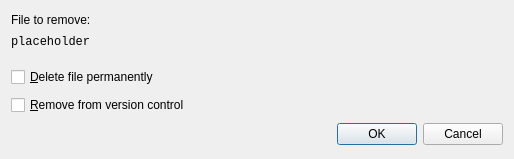
<?xml version="1.0" encoding="UTF-8"?>
<ui version="4.0">
 <class>Utils::RemoveFileDialog</class>
 <widget class="QDialog" name="Utils::RemoveFileDialog">
  <property name="geometry">
   <rect>
    <x>0</x>
    <y>0</y>
    <width>514</width>
    <height>159</height>
   </rect>
  </property>
  <property name="sizePolicy">
   <sizepolicy hsizetype="Preferred" vsizetype="Fixed">
    <horstretch>0</horstretch>
    <verstretch>0</verstretch>
   </sizepolicy>
  </property>
  <property name="windowTitle">
   <string>Remove File</string>
  </property>
  <layout class="QVBoxLayout" name="verticalLayout">
   <item>
    <widget class="QLabel" name="fileToDeleteLabel">
     <property name="sizePolicy">
      <sizepolicy hsizetype="Preferred" vsizetype="Fixed">
       <horstretch>0</horstretch>
       <verstretch>0</verstretch>
      </sizepolicy>
     </property>
     <property name="text">
      <string>File to remove:</string>
     </property>
    </widget>
   </item>
   <item>
    <widget class="QLabel" name="fileNameLabel">
     <property name="sizePolicy">
      <sizepolicy hsizetype="Preferred" vsizetype="Fixed">
       <horstretch>0</horstretch>
       <verstretch>0</verstretch>
      </sizepolicy>
     </property>
     <property name="font">
      <font>
       <family>Courier New</family>
      </font>
     </property>
     <property name="text">
      <string notr="true">placeholder</string>
     </property>
     <property name="wordWrap">
      <bool>true</bool>
     </property>
    </widget>
   </item>
   <item>
    <spacer name="verticalSpacer">
     <property name="orientation">
      <enum>Qt::Vertical</enum>
     </property>
     <property name="sizeType">
      <enum>QSizePolicy::Fixed</enum>
     </property>
     <property name="sizeHint" stdset="0">
      <size>
       <width>20</width>
       <height>10</height>
      </size>
     </property>
    </spacer>
   </item>
   <item>
    <widget class="QCheckBox" name="deleteFileCheckBox">
     <property name="text">
      <string>&amp;Delete file permanently</string>
     </property>
    </widget>
   </item>
   <item>
    <widget class="QCheckBox" name="removeVCCheckBox">
     <property name="text">
      <string>&amp;Remove from version control</string>
     </property>
    </widget>
   </item>
   <item>
    <widget class="QDialogButtonBox" name="buttonBox">
     <property name="sizePolicy">
      <sizepolicy hsizetype="Expanding" vsizetype="Fixed">
       <horstretch>0</horstretch>
       <verstretch>0</verstretch>
      </sizepolicy>
     </property>
     <property name="orientation">
      <enum>Qt::Horizontal</enum>
     </property>
     <property name="standardButtons">
      <set>QDialogButtonBox::Cancel|QDialogButtonBox::Ok</set>
     </property>
    </widget>
   </item>
  </layout>
 </widget>
 <resources/>
 <connections>
  <connection>
   <sender>buttonBox</sender>
   <signal>accepted()</signal>
   <receiver>Utils::RemoveFileDialog</receiver>
   <slot>accept()</slot>
   <hints>
    <hint type="sourcelabel">
     <x>248</x>
     <y>254</y>
    </hint>
    <hint type="destinationlabel">
     <x>157</x>
     <y>274</y>
    </hint>
   </hints>
  </connection>
  <connection>
   <sender>buttonBox</sender>
   <signal>rejected()</signal>
   <receiver>Utils::RemoveFileDialog</receiver>
   <slot>reject()</slot>
   <hints>
    <hint type="sourcelabel">
     <x>316</x>
     <y>260</y>
    </hint>
    <hint type="destinationlabel">
     <x>286</x>
     <y>274</y>
    </hint>
   </hints>
  </connection>
 </connections>
</ui>
